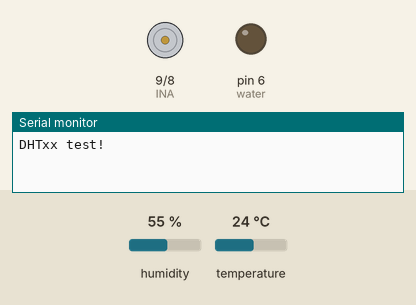
Simulated run of this sketch. Board: Arduino Uno, built with avr-gcc and run on an emulated ATmega328P. Parts: motor-driver pin pairs drawn as motors (green arrow = first pin HIGH = forward, orange = second pin HIGH = backward, longer = more drive), output pins drawn as LEDs (lit = HIGH), the last lines printed to the serial monitor. The inputs (shaded band) are chosen by the test bench; at power-on: humidity 55 %, temperature 24 °C. Pins used as bus, display or sensor lines are not drawn.

Above: at 0.1 s.
At 1.1 s:
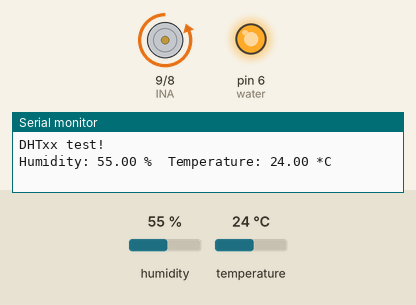
Timing chart, 0 to 2.6 s (numbered marks = the images above):
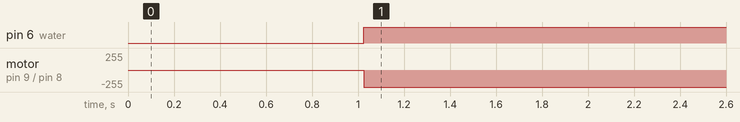

The sketch:

main.ino
```cpp
#include "DHT.h"
#define DHTPIN 7
#define DHTTYPE DHT11
//#define DHTTYPE DHT22   // DHT 22 如果用的是DHT22，就用這行
//#define DHTTYPE DHT21   // DHT 21
DHT dht(DHTPIN, DHTTYPE);
int INA = 9;

int INB = 8;

int power = A0;

int water = 6;
void setup()
{
  Serial.begin(9600);
  Serial.println("DHTxx test!");
  dht.begin();  //初始化DHT

  pinMode(INA,OUTPUT);

  pinMode(INB,OUTPUT);

  pinMode(power,OUTPUT);

  pinMode(water,OUTPUT);

} // setup()

int speed = 255;
int wateropen = 1;
void loop()
{
  delay(1000);
  float h = dht.readHumidity();   //取得濕度
  float t = dht.readTemperature();  //取得溫度C

  //顯示在監控視窗裡
  Serial.print("Humidity: ");
  Serial.print(h);
  Serial.print(" %\t");
  Serial.print("Temperature: ");
  Serial.print(t);
  Serial.println(" *C ");

  digitalWrite(INA,LOW);

  digitalWrite(INB,HIGH);
  digitalWrite(water, HIGH);

  analogWrite(power,speed);
  speed = speed-50;
  if(speed<50) speed = 255;

  if(h>75) speed = 0;

  delay(1000);

} // loop()
```

Measured:
- by itself, pin 6 (water): LOW → HIGH at 1.0 s
- by itself, motor on pin 9 (INA) / pin 8 (INB): stopped → backward 255/255 at 1.0 s
